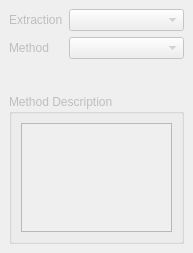
<?xml version="1.0" encoding="UTF-8"?>
<ui version="4.0">
 <class>CDTExtractionDockWidget</class>
 <widget class="QDockWidget" name="CDTExtractionDockWidget">
  <property name="enabled">
   <bool>false</bool>
  </property>
  <property name="geometry">
   <rect>
    <x>0</x>
    <y>0</y>
    <width>193</width>
    <height>253</height>
   </rect>
  </property>
  <property name="allowedAreas">
   <set>Qt::NoDockWidgetArea</set>
  </property>
  <property name="windowTitle">
   <string>Extraction</string>
  </property>
  <widget class="QWidget" name="dockWidgetContents">
   <layout class="QVBoxLayout" name="verticalLayout">
    <item>
     <layout class="QGridLayout" name="gridLayout">
      <item row="0" column="0">
       <widget class="QLabel" name="label">
        <property name="text">
         <string>Extraction</string>
        </property>
       </widget>
      </item>
      <item row="0" column="1">
       <widget class="QComboBox" name="comboBoxExtraction">
        <property name="sizePolicy">
         <sizepolicy hsizetype="Expanding" vsizetype="Fixed">
          <horstretch>0</horstretch>
          <verstretch>0</verstretch>
         </sizepolicy>
        </property>
       </widget>
      </item>
      <item row="1" column="0">
       <widget class="QLabel" name="label_2">
        <property name="text">
         <string>Method</string>
        </property>
       </widget>
      </item>
      <item row="1" column="1">
       <widget class="QComboBox" name="comboBoxMethod">
        <property name="sizePolicy">
         <sizepolicy hsizetype="Expanding" vsizetype="Fixed">
          <horstretch>0</horstretch>
          <verstretch>0</verstretch>
         </sizepolicy>
        </property>
       </widget>
      </item>
     </layout>
    </item>
    <item>
     <layout class="QHBoxLayout" name="horizontalLayout">
      <item>
       <widget class="QToolButton" name="toolButtonStart">
        <property name="toolButtonStyle">
         <enum>Qt::ToolButtonIconOnly</enum>
        </property>
        <property name="autoRaise">
         <bool>true</bool>
        </property>
       </widget>
      </item>
      <item>
       <widget class="QToolButton" name="toolButtonRollback">
        <property name="toolButtonStyle">
         <enum>Qt::ToolButtonIconOnly</enum>
        </property>
        <property name="autoRaise">
         <bool>true</bool>
        </property>
       </widget>
      </item>
      <item>
       <widget class="QToolButton" name="toolButtonSave">
        <property name="toolButtonStyle">
         <enum>Qt::ToolButtonIconOnly</enum>
        </property>
        <property name="autoRaise">
         <bool>true</bool>
        </property>
       </widget>
      </item>
      <item>
       <widget class="QToolButton" name="toolButtonStop">
        <property name="toolButtonStyle">
         <enum>Qt::ToolButtonIconOnly</enum>
        </property>
        <property name="autoRaise">
         <bool>true</bool>
        </property>
       </widget>
      </item>
      <item>
       <spacer name="horizontalSpacer">
        <property name="orientation">
         <enum>Qt::Horizontal</enum>
        </property>
        <property name="sizeHint" stdset="0">
         <size>
          <width>40</width>
          <height>20</height>
         </size>
        </property>
       </spacer>
      </item>
     </layout>
    </item>
    <item>
     <widget class="QGroupBox" name="groupBox">
      <property name="title">
       <string>Method Description</string>
      </property>
      <layout class="QVBoxLayout">
       <item>
        <widget class="QTextBrowser" name="textBrowser"/>
       </item>
      </layout>
     </widget>
    </item>
    <item>
     <spacer name="verticalSpacer">
      <property name="orientation">
       <enum>Qt::Vertical</enum>
      </property>
      <property name="sizeHint" stdset="0">
       <size>
        <width>20</width>
        <height>40</height>
       </size>
      </property>
     </spacer>
    </item>
   </layout>
  </widget>
 </widget>
 <resources/>
 <connections/>
</ui>
